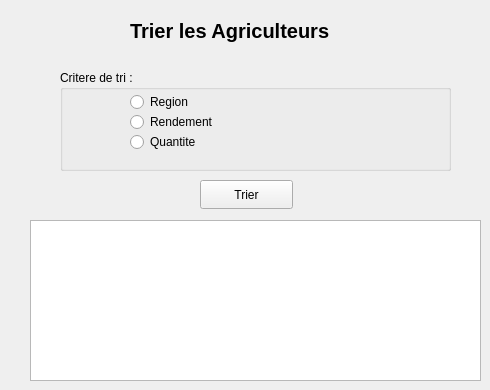
      <widget class="QWidget" name="page_7">
       <widget class="QLabel" name="trier">
        <property name="geometry">
         <rect>
          <x>130</x>
          <y>10</y>
          <width>301</width>
          <height>41</height>
         </rect>
        </property>
        <property name="font">
         <font>
          <pointsize>15</pointsize>
          <bold>true</bold>
         </font>
        </property>
        <property name="text">
         <string>Trier les Agriculteurs </string>
        </property>
       </widget>
       <widget class="QPushButton" name="btntrier">
        <property name="geometry">
         <rect>
          <x>200</x>
          <y>180</y>
          <width>93</width>
          <height>29</height>
         </rect>
        </property>
        <property name="text">
         <string>Trier</string>
        </property>
       </widget>
       <widget class="QTextBrowser" name="AffichhTri">
        <property name="geometry">
         <rect>
          <x>30</x>
          <y>220</y>
          <width>451</width>
          <height>161</height>
         </rect>
        </property>
       </widget>
       <widget class="QGroupBox" name="groupBox">
        <property name="geometry">
         <rect>
          <x>60</x>
          <y>70</y>
          <width>391</width>
          <height>101</height>
         </rect>
        </property>
        <property name="title">
         <string>Critere de tri :</string>
        </property>
        <widget class="QRadioButton" name="radiobtnRegion">
         <property name="geometry">
          <rect>
           <x>70</x>
           <y>20</y>
           <width>110</width>
           <height>24</height>
          </rect>
         </property>
         <property name="text">
          <string>Region</string>
         </property>
        </widget>
        <widget class="QRadioButton" name="radioRendement">
         <property name="geometry">
          <rect>
           <x>70</x>
           <y>40</y>
           <width>110</width>
           <height>24</height>
          </rect>
         </property>
         <property name="text">
          <string>Rendement</string>
         </property>
        </widget>
        <widget class="QRadioButton" name="radiobtnQuantite">
         <property name="geometry">
          <rect>
           <x>70</x>
           <y>60</y>
           <width>110</width>
           <height>24</height>
          </rect>
         </property>
         <property name="text">
          <string>Quantite</string>
         </property>
        </widget>
       </widget>
      </widget>
